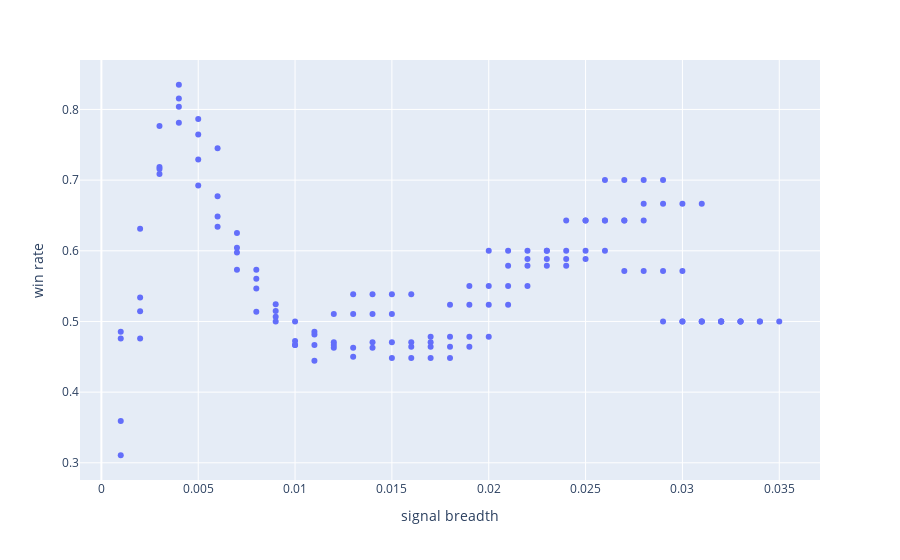

Notebook code cell kept with this figure:
### Code cell
df_grid_search_res['scatter label'] = list(trade_res.keys())

import plotly.express as px
fig = px.scatter(df_grid_search_res,x='signal breadth', y='win rate',
                # marginal_x="histogram",
                # text=df_grid_search_res['scatter label'].tolist()
                )
fig.show()
# tmp_grid_res.plot.scatter(x='signal breadth',y='win rate',s=10)

### Figure 1 — Plotly figure (JSON) as saved in the notebook; plotly's stock layout.template omitted (floating-point values rounded to 4 significant figures; data arrays with more than 128 entries replaced by an {"elided": "..."} marker saying what was removed)
{"data": [{"hovertemplate": "signal breadth=%{x}<br>win rate=%{y}<extra></extra>", "legendgroup": "", "marker": {"color": "#636efa", "symbol": "circle"}, "mode": "markers", "name": "", "orientation": "v", "showlegend": false, "type": "scatter", "x": {"elided": "134 float values"}, "xaxis": "x", "y": {"elided": "134 float values"}, "yaxis": "y"}], "layout": {"legend": {"tracegroupgap": 0}, "margin": {"t": 60}, "xaxis": {"anchor": "y", "domain": [0, 1], "title": {"text": "signal breadth"}}, "yaxis": {"anchor": "x", "domain": [0, 1], "title": {"text": "win rate"}}}}
